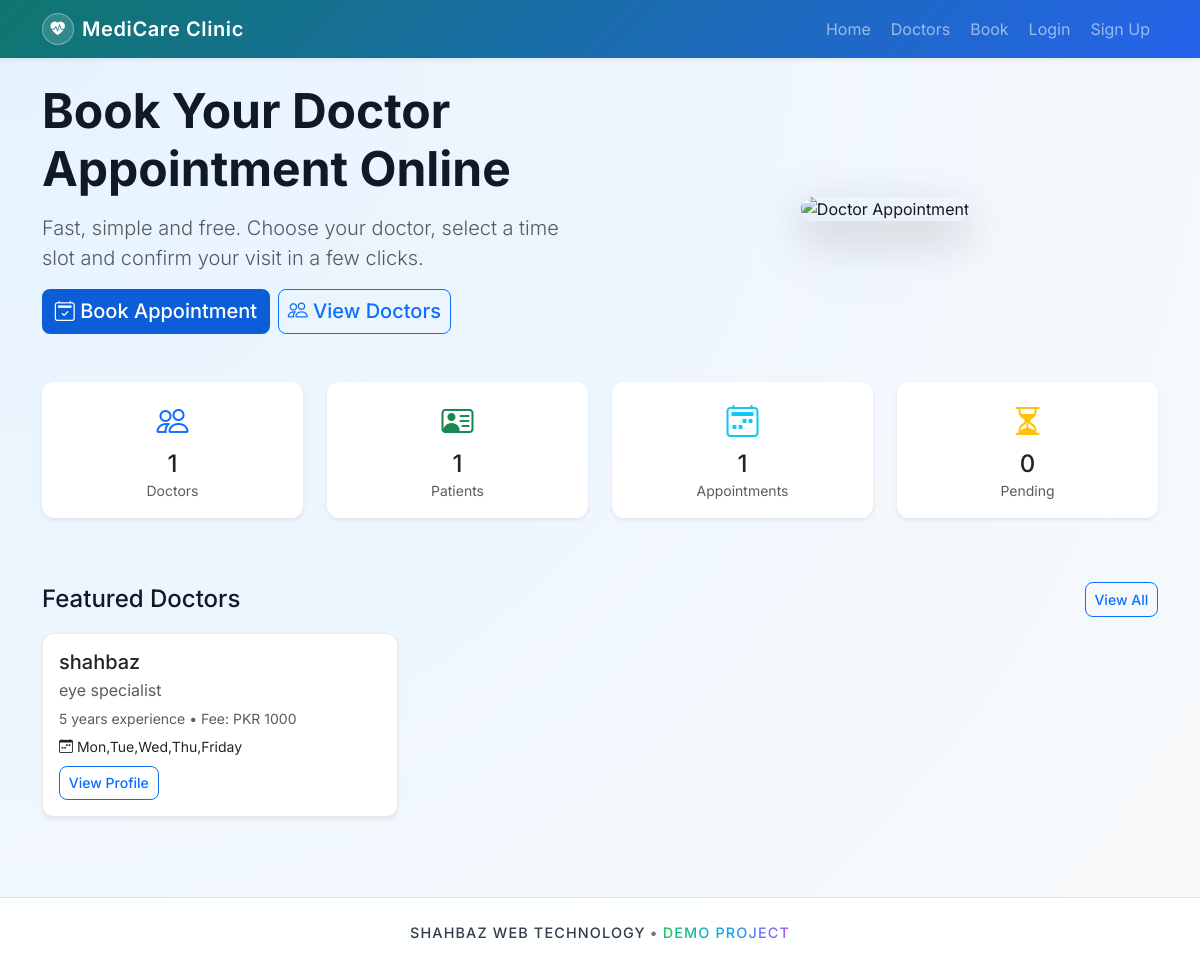
Before: / with the older database file.
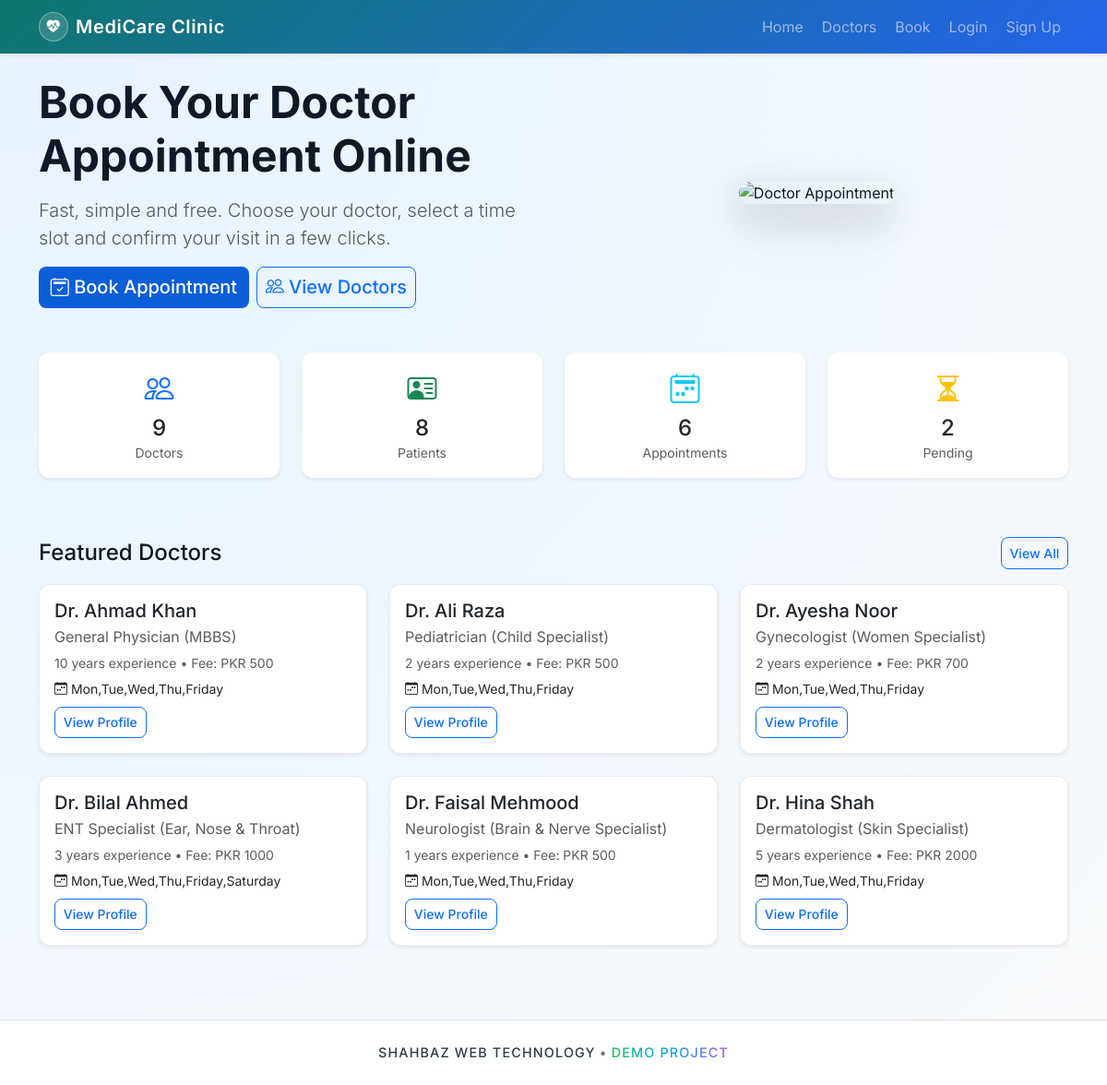
After: the same page with the newer database file.
### core/models.py (models this page shows, shortened)
class Doctor(models.Model):
    name = models.CharField(max_length=200)
    specialization = models.ForeignKey(
        Specialization, on_delete=models.SET_NULL, null=True, blank=True
    )
    experience = models.IntegerField(help_text="Experience in years")
    fees = models.IntegerField(help_text="Consultation fees in local currency")
    available_days = models.CharField(
        max_length=200,
        help_text="Comma separated days e.g. Mon,Tue,Fri",
    )
    time_slots = models.CharField(
        max_length=300,
        help_text="Comma separated time slots e.g. 10:00 AM,11:30 AM",
    )
    biography = models.TextField(blank=True)
    created_at = models.DateTimeField(auto_now_add=True)
    class Meta:
        ordering = ["name"]

class Specialization(models.Model):
    name = models.CharField(max_length=100, unique=True)
    class Meta:
        ordering = ["name"]

### core/views.py (the view)
# urls.py: 2. Add a URL to urlpatterns:  path('', views.home, name='home')
def home(request):
    stats = {
        "doctor_count": Doctor.objects.count(),
        "patient_count": Patient.objects.count(),
        "appointment_count": Appointment.objects.count(),
        "pending_count": Appointment.objects.filter(
            status=Appointment.STATUS_PENDING
        ).count(),
    }
    featured_doctors = Doctor.objects.select_related("specialization")[:6]
    return render(
        request,
        "home.html",
        {
            "stats": stats,
            "featured_doctors": featured_doctors,
        },
    )

### templates/home.html (shortened to what the changed rows need)
{% extends "base.html" %}
{% block content %}
<div class="row align-items-center mb-5">
    <div class="col-md-6">
        <h1 class="display-5 fw-bold mb-3">Book Your Doctor Appointment Online</h1>
    </div>
</div>
<div class="row text-center mb-5">
    <div class="col-6 col-md-3 mb-3">
        <div class="card border-0 shadow-sm">
            <div class="card-body">
                <div class="fs-2 text-primary mb-1">
                    <i class="bi bi-people"></i>
                </div>
                <h4 class="mb-0">{{ stats.doctor_count }}</h4>
                <small class="text-muted">Doctors</small>
            </div>
        </div>
    </div>
    <div class="col-6 col-md-3 mb-3">
        <div class="card border-0 shadow-sm">
            <div class="card-body">
                <div class="fs-2 text-success mb-1">
                    <i class="bi bi-person-vcard"></i>
                </div>
                <h4 class="mb-0">{{ stats.patient_count }}</h4>
                <small class="text-muted">Patients</small>
            </div>
        </div>
    </div>
    <div class="col-6 col-md-3 mb-3">
        <div class="card border-0 shadow-sm">
            <div class="card-body">
                <div class="fs-2 text-info mb-1">
                    <i class="bi bi-calendar2-week"></i>
                </div>
                <h4 class="mb-0">{{ stats.appointment_count }}</h4>
                <small class="text-muted">Appointments</small>
            </div>
        </div>
    </div>
    <div class="col-6 col-md-3 mb-3">
        <div class="card border-0 shadow-sm">
            <div class="card-body">
                <div class="fs-2 text-warning mb-1">
                    <i class="bi bi-hourglass-split"></i>
                </div>
                <h4 class="mb-0">{{ stats.pending_count }}</h4>
                <small class="text-muted">Pending</small>
            </div>
        </div>
    </div>
</div>
{% if featured_doctors %}
<div class="mb-3 d-flex justify-content-between align-items-center">
    <h2 class="h4 mb-0">Featured Doctors</h2>
</div>
<div class="row">
    {% for doctor in featured_doctors %}
    <div class="col-md-4 mb-4">
        <div class="card h-100 shadow-sm">
            <div class="card-body">
                <h5 class="card-title mb-1">{{ doctor.name }}</h5>
                <p class="text-muted mb-1">
                    {{ doctor.specialization.name }}
                </p>
                <p class="mb-1">
                    <small class="text-muted">
                        {{ doctor.experience }} years experience • Fee: PKR {{ doctor.fees }}
                    </small>
                </p>
                <p class="mb-2">
                    <small>
                        <i class="bi bi-calendar-week"></i>
                        {{ doctor.available_days }}
                    </small>
                </p>
                <a href="{% url 'doctor_detail' doctor.pk %}" class="btn btn-outline-primary btn-sm">
                    View Profile
                </a>
            </div>
        </div>
    </div>
    {% endfor %}
</div>
{% else %}
<p class="text-muted">No doctors added yet. Please login to admin and create some doctors.</p>
{% endif %}
{% endblock %}

Changed rows visible on the page:
no longer on this page (row unchanged): Doctor: name "shahbaz", specialization.name "eye specialist", experience "5", fees "1000", available_days "Mon,Tue,Wed,Thu,Friday"
added Doctor: name "Dr. Ahmad Khan", specialization.name "General Physician (MBBS)", experience "10", fees "500", available_days "Mon,Tue,Wed,Thu,Friday"
added Doctor: name "Dr. Ali Raza", specialization.name "Pediatrician (Child Specialist)", experience "2", fees "500", available_days "Mon,Tue,Wed,Thu,Friday"
added Doctor: name "Dr. Ayesha Noor", specialization.name "Gynecologist (Women Specialist)", experience "2", fees "700", available_days "Mon,Tue,Wed,Thu,Friday"
added Doctor: name "Dr. Bilal Ahmed", specialization.name "ENT Specialist (Ear, Nose & Throat)", experience "3", fees "1000", available_days "Mon,Tue,Wed,Thu,Friday,Saturday"
added Doctor: name "Dr. Faisal Mehmood", specialization.name "Neurologist (Brain & Nerve Specialist)", experience "1", fees "500", available_days "Mon,Tue,Wed,Thu,Friday"
added Doctor: name "Dr. Hina Shah", specialization.name "Dermatologist (Skin Specialist)", experience "5", fees "2000", available_days "Mon,Tue,Wed,Thu,Friday"
Other visible differences:
{{ stats.doctor_count }}: "1" → "9"
{{ stats.patient_count }}: "1" → "8"
{{ stats.appointment_count }}: "1" → "6"
{{ stats.pending_count }}: "0" → "2"
